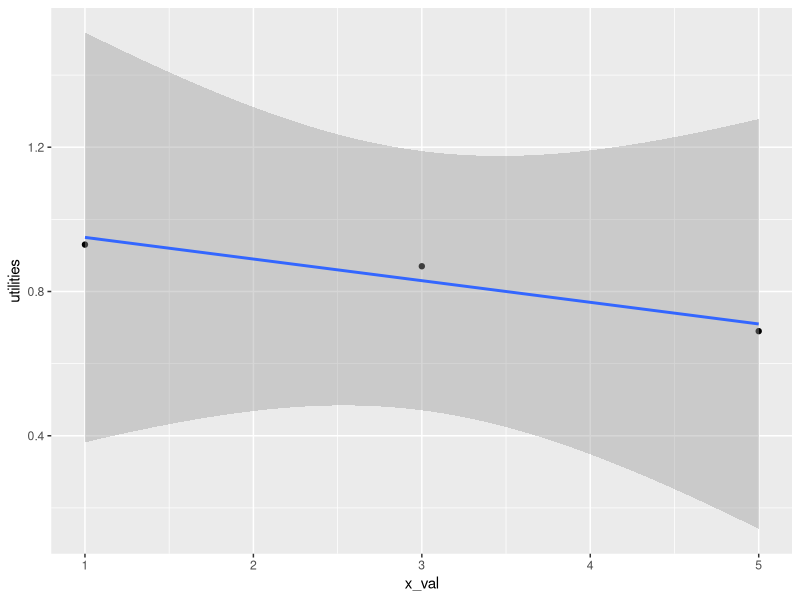

R code for this plot:
# Health state utility extrapolation

# utility data from Oh et al 2022 meta-analysis

control_cat <- c(1,2,3,4,5)

utilities <- c(0.93, 0.87, 0.69)  # this now uses the EQ-5D-5L measurements, table 3
x_val <- c(    1,    3,    5)

dat <- as.data.frame(cbind(x_val, utilities))


library(ggplot2)
ggplot(dat, aes(x_val, utilities)) +
  geom_point() + 
  geom_smooth(method="lm")

lm <- lm(utilities ~ x_val, data=dat)
summary(lm)

c_vals <- coefficients(lm)

utilities_5 <- c_vals[1] + c_vals[2]*control_cat


# Extrapolate decrement in utility in weeks 1-6 post-exacerbation
# Data from Briggs et al (see Jim e-mail) table 2 (EQ=5D utilities)
dec_data <- data.frame(time_since_exacerbation = c(7, 14, 21, 28, 49),
                   utility_decrement = c(-0.163, -0.132, -0.125, -0.115, 0))

lm_model <- lm(utility_decrement ~ time_since_exacerbation, data = dec_data)

new_time_points <- c(35, 42)  # Add the time points you want to extrapolate to
predicted_values <- predict(lm_model, newdata = data.frame(time_since_exacerbation = new_time_points))

extrapolation_result <- data.frame(time_since_exacerbation = new_time_points, predicted_values)
print(extrapolation_result)

